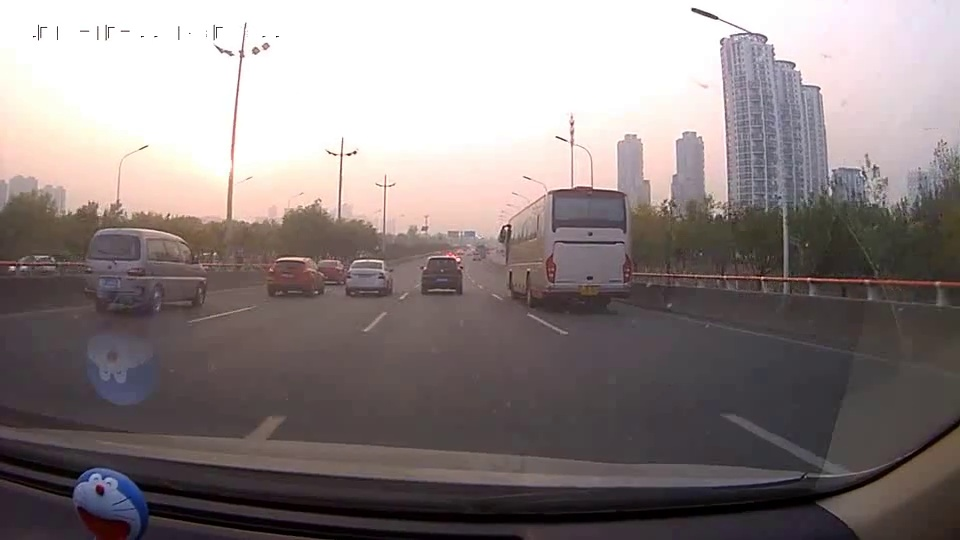
#> input picture task1_车道线检测_图像阈值/cut_imgs/1.jpg, 960 x 540 px, found by its file name
$ python test_toushi.py
#> lines starting #> are read from the running program, lines starting #| are printed output that depends on the picture; long printed decimals are rounded
#!/usr/bin/env/ python
# -*- coding:utf-8 -*-
# Created by: Vanish
# Created on: 2018/12/12


import cv2
import numpy as np


def rad(x):
    return x * np.pi / 180


img = cv2.imread("./cut_image/1.jpg")
#> img is the input picture: shape (540, 960, 3); mean B, G, R 129.9, 130.1, 139.8
cv2.imshow("original", img)

# 扩展图像，保证内容不超出可视范围
img = cv2.copyMakeBorder(img, 200, 200, 200, 200, cv2.BORDER_CONSTANT, 0)
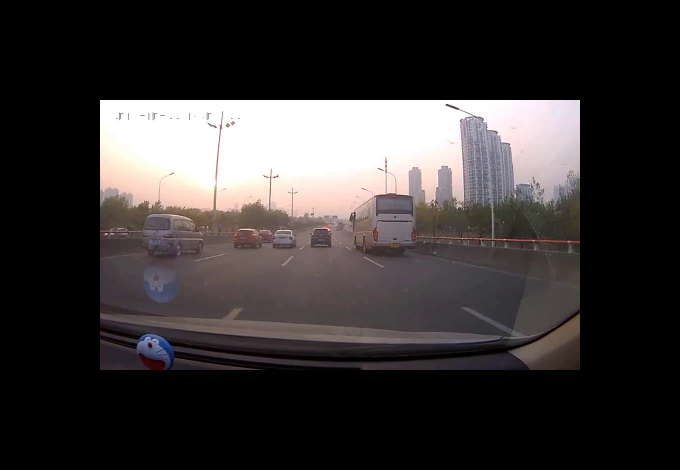
#> img: shape (940, 1360, 3) (shown at 1/2 size); mean B, G, R 52.7, 52.8, 56.7
w, h = img.shape[0:2]
#> w = 940; h = 1360

anglex = 0
angley = 30
anglez = 0 #是旋转
fov = 42
while 1:
    # 镜头与图像间的距离，21为半可视角，算z的距离是为了保证在此可视角度下恰好显示整幅图像
    z = np.sqrt(w ** 2 + h ** 2) / 2 / np.tan(rad(fov / 2))
#> z = 2153.4
    # 齐次变换矩阵
    rx = np.array([[1, 0, 0, 0],
                   [0, np.cos(rad(anglex)), -np.sin(rad(anglex)), 0],
                   [0, -np.sin(rad(anglex)), np.cos(rad(anglex)), 0, ],
                   [0, 0, 0, 1]], np.float32)

    ry = np.array([[np.cos(rad(angley)), 0, np.sin(rad(angley)), 0],
                   [0, 1, 0, 0],
                   [-np.sin(rad(angley)), 0, np.cos(rad(angley)), 0, ],
                   [0, 0, 0, 1]], np.float32)

    rz = np.array([[np.cos(rad(anglez)), np.sin(rad(anglez)), 0, 0],
                   [-np.sin(rad(anglez)), np.cos(rad(anglez)), 0, 0],
                   [0, 0, 1, 0],
                   [0, 0, 0, 1]], np.float32)

    r = rx.dot(ry).dot(rz)

    # 四对点的生成
    pcenter = np.array([h / 2, w / 2, 0, 0], np.float32)
#> pcenter = [680, 470, 0, 0]

    p1 = np.array([0, 0, 0, 0], np.float32) - pcenter
#> p1 = [-680, -470, 0, 0]
    p2 = np.array([w, 0, 0, 0], np.float32) - pcenter
#> p2 = [260, -470, 0, 0]
    p3 = np.array([0, h, 0, 0], np.float32) - pcenter
    p4 = np.array([w, h, 0, 0], np.float32) - pcenter

    dst1 = r.dot(p1)
    dst2 = r.dot(p2)
    dst3 = r.dot(p3)
    dst4 = r.dot(p4)

    list_dst = [dst1, dst2, dst3, dst4]

    org = np.array([[0, 0],
                    [w, 0],
                    [0, h],
                    [w, h]], np.float32)

    dst = np.zeros((4, 2), np.float32)

    # 投影至成像平面
    for i in range(4):
        dst[i, 0] = list_dst[i][0] * z / (z - list_dst[i][2]) + pcenter[0]
        dst[i, 1] = list_dst[i][1] * z / (z - list_dst[i][2]) + pcenter[1]

    warpR = cv2.getPerspectiveTransform(org, dst)

    result = cv2.warpPerspective(img, warpR, (h, w))
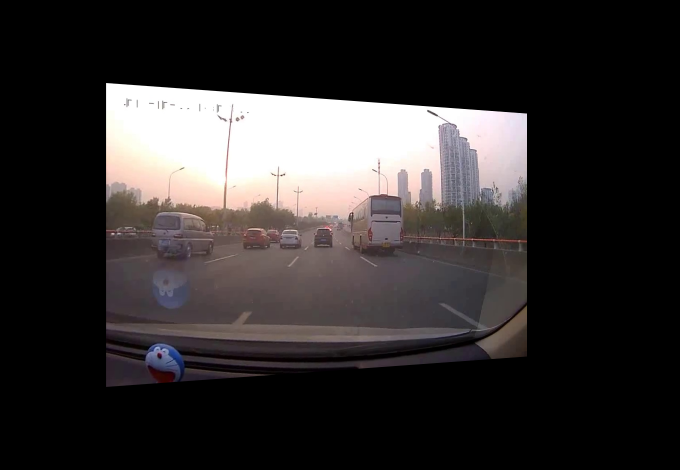
#> result: shape (940, 1360, 3) (shown at 1/2 size); mean B, G, R 47.3, 47.5, 51
    cv2.imshow("result", result)
    c = cv2.waitKey(30)
#> (key q is pressed here)

    # anglex += 3            #auto rotate
    # anglez += 1             #auto rotate
    # angley += 2            #auto rotate

    # 键盘控制
    if 27 == c:  # Esc quit
        break;
    if c == ord('w'):
        anglex += 1
    if c == ord('s'):
        anglex -= 1
    if c == ord('a'):
        angley += 1
        # dx=0
    if c == ord('d'):
        angley -= 1
    if c == ord('u'):
        anglez += 1
    if c == ord('p'):
        anglez -= 1
    if c == ord('t'):
        fov += 1
    if c == ord('r'):
        fov -= 1
    if c == ord(' '):
        anglex = angley = anglez = 0
    if c == ord('q'):
        print("======================================")
        print('旋转矩阵：\n', r)
        print("angle alpha: ", anglex, 'angle beta: ', angley, "dz: ", anglez, ": ", z)
#| angle alpha:  0 angle beta:  30 dz:  0 :  2153.418

cv2.destroyAllWindows()

$ run again, with task1_车道线检测_图像阈值/cut_imgs/2.jpg copied over task1_车道线检测_图像阈值/cut_imgs/1.jpg
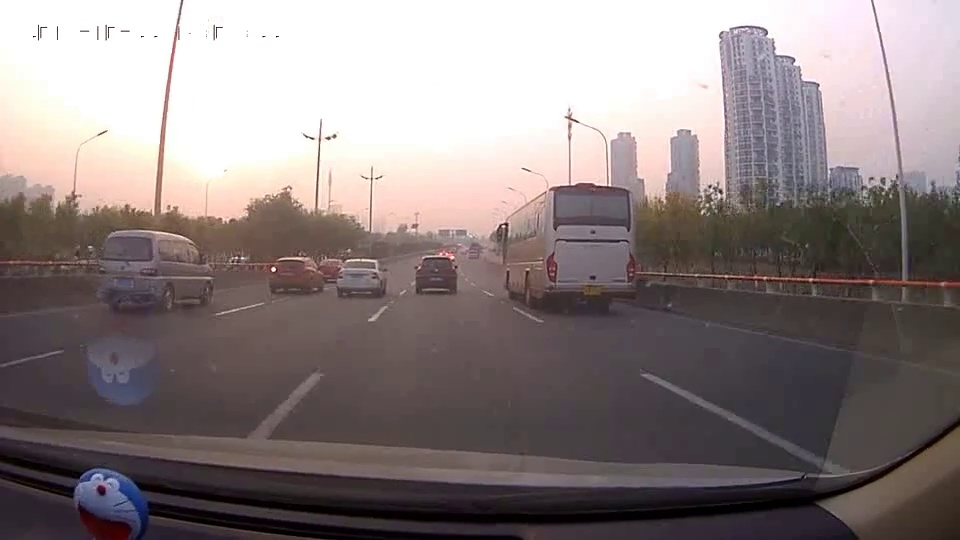
#> input picture task1_车道线检测_图像阈值/cut_imgs/2.jpg, 960 x 540 px, found by its file name
#> img is the input picture: shape (540, 960, 3); mean B, G, R 128.4, 128.5, 139.2
#> `img = cv2.copyMakeBorder(img, 200, 200, 200, 200, cv2.BORDER_CONSTANT,..`:
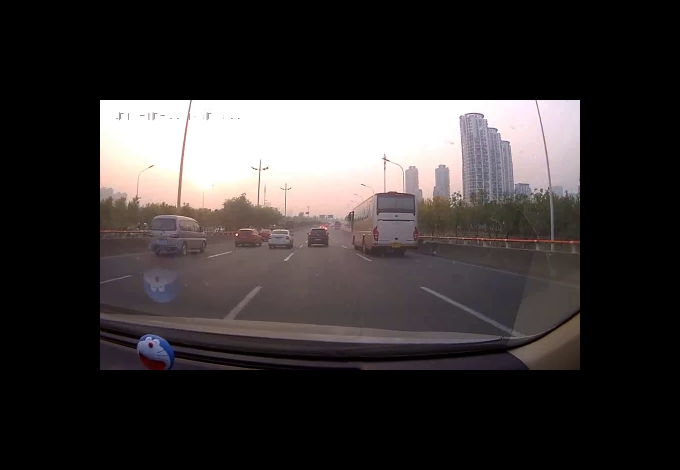
#> img: shape (940, 1360, 3) (shown at 1/2 size); mean B, G, R 52.1, 52.1, 56.4
#> `result = cv2.warpPerspective(img, warpR, (h, w))`:
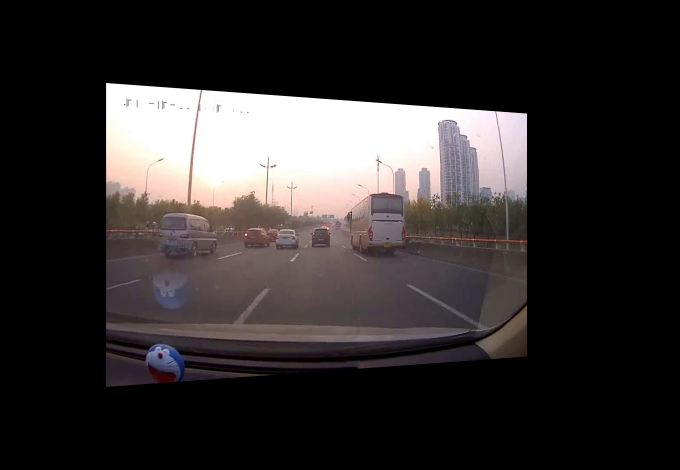
#> result: shape (940, 1360, 3) (shown at 1/2 size); mean B, G, R 46.8, 46.9, 50.8
#| angle alpha:  0 angle beta:  30 dz:  0 :  2153.418
